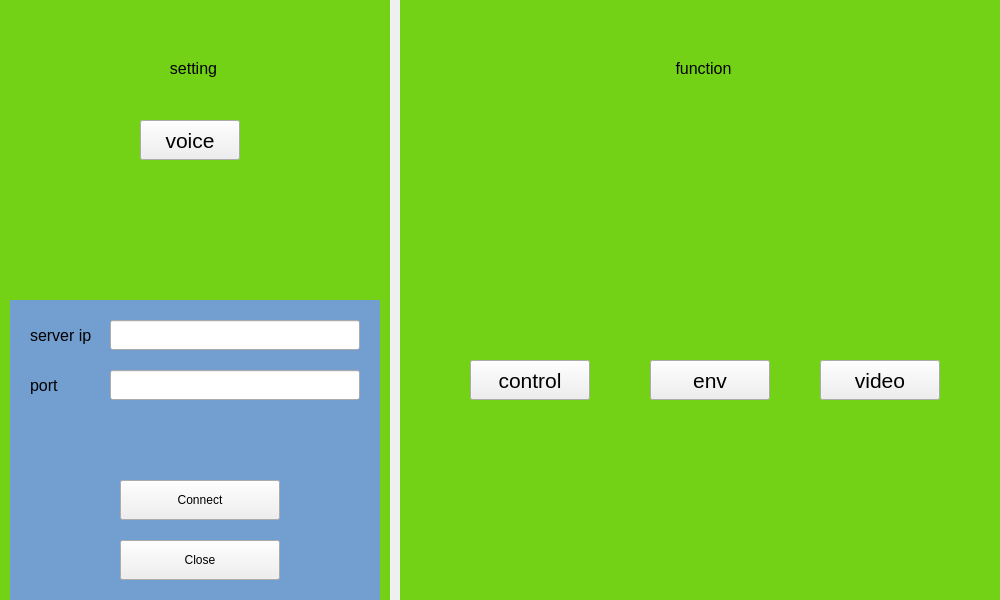
<?xml version="1.0" encoding="UTF-8"?>
<ui version="4.0">
 <class>Menu</class>
 <widget class="QWidget" name="Menu">
  <property name="geometry">
   <rect>
    <x>0</x>
    <y>0</y>
    <width>1000</width>
    <height>600</height>
   </rect>
  </property>
  <property name="windowTitle">
   <string>Menu</string>
  </property>
  <widget class="QLabel" name="label">
   <property name="geometry">
    <rect>
     <x>0</x>
     <y>0</y>
     <width>390</width>
     <height>600</height>
    </rect>
   </property>
   <property name="styleSheet">
    <string notr="true">background-color: rgb(115, 210, 22);</string>
   </property>
   <property name="text">
    <string/>
   </property>
  </widget>
  <widget class="QLabel" name="label_2">
   <property name="geometry">
    <rect>
     <x>400</x>
     <y>0</y>
     <width>600</width>
     <height>600</height>
    </rect>
   </property>
   <property name="styleSheet">
    <string notr="true">background-color: rgb(115, 210, 22);</string>
   </property>
   <property name="text">
    <string/>
   </property>
  </widget>
  <widget class="QLabel" name="label_3">
   <property name="geometry">
    <rect>
     <x>160</x>
     <y>60</y>
     <width>67</width>
     <height>17</height>
    </rect>
   </property>
   <property name="font">
    <font>
     <pointsize>12</pointsize>
    </font>
   </property>
   <property name="text">
    <string>setting</string>
   </property>
   <property name="alignment">
    <set>Qt::AlignCenter</set>
   </property>
  </widget>
  <widget class="QLabel" name="label_4">
   <property name="geometry">
    <rect>
     <x>670</x>
     <y>60</y>
     <width>67</width>
     <height>17</height>
    </rect>
   </property>
   <property name="font">
    <font>
     <pointsize>12</pointsize>
    </font>
   </property>
   <property name="text">
    <string>function</string>
   </property>
   <property name="alignment">
    <set>Qt::AlignCenter</set>
   </property>
  </widget>
  <widget class="QPushButton" name="vcBtn">
   <property name="geometry">
    <rect>
     <x>140</x>
     <y>120</y>
     <width>100</width>
     <height>40</height>
    </rect>
   </property>
   <property name="font">
    <font>
     <pointsize>16</pointsize>
    </font>
   </property>
   <property name="text">
    <string>voice</string>
   </property>
  </widget>
  <widget class="QLabel" name="label_5">
   <property name="geometry">
    <rect>
     <x>10</x>
     <y>300</y>
     <width>370</width>
     <height>300</height>
    </rect>
   </property>
   <property name="styleSheet">
    <string notr="true">background-color: rgb(114, 159, 207);</string>
   </property>
   <property name="text">
    <string/>
   </property>
  </widget>
  <widget class="QLineEdit" name="portEdit">
   <property name="geometry">
    <rect>
     <x>110</x>
     <y>370</y>
     <width>250</width>
     <height>30</height>
    </rect>
   </property>
   <property name="font">
    <font>
     <pointsize>12</pointsize>
    </font>
   </property>
  </widget>
  <widget class="QLabel" name="label_7">
   <property name="geometry">
    <rect>
     <x>30</x>
     <y>370</y>
     <width>80</width>
     <height>30</height>
    </rect>
   </property>
   <property name="font">
    <font>
     <pointsize>12</pointsize>
    </font>
   </property>
   <property name="text">
    <string>port</string>
   </property>
  </widget>
  <widget class="QLineEdit" name="ipEdit">
   <property name="geometry">
    <rect>
     <x>110</x>
     <y>320</y>
     <width>250</width>
     <height>30</height>
    </rect>
   </property>
   <property name="font">
    <font>
     <pointsize>12</pointsize>
    </font>
   </property>
  </widget>
  <widget class="QLabel" name="label_6">
   <property name="geometry">
    <rect>
     <x>30</x>
     <y>320</y>
     <width>80</width>
     <height>30</height>
    </rect>
   </property>
   <property name="font">
    <font>
     <pointsize>12</pointsize>
    </font>
   </property>
   <property name="text">
    <string>server ip</string>
   </property>
  </widget>
  <widget class="QPushButton" name="cntBtn">
   <property name="geometry">
    <rect>
     <x>120</x>
     <y>480</y>
     <width>160</width>
     <height>40</height>
    </rect>
   </property>
   <property name="text">
    <string>Connect</string>
   </property>
  </widget>
  <widget class="QPushButton" name="discntBtn">
   <property name="geometry">
    <rect>
     <x>120</x>
     <y>540</y>
     <width>160</width>
     <height>40</height>
    </rect>
   </property>
   <property name="text">
    <string>Close</string>
   </property>
  </widget>
  <widget class="QPushButton" name="ctlBtn">
   <property name="geometry">
    <rect>
     <x>470</x>
     <y>360</y>
     <width>120</width>
     <height>40</height>
    </rect>
   </property>
   <property name="font">
    <font>
     <pointsize>16</pointsize>
    </font>
   </property>
   <property name="text">
    <string>control</string>
   </property>
  </widget>
  <widget class="QPushButton" name="envBtn">
   <property name="geometry">
    <rect>
     <x>650</x>
     <y>360</y>
     <width>120</width>
     <height>40</height>
    </rect>
   </property>
   <property name="font">
    <font>
     <pointsize>16</pointsize>
    </font>
   </property>
   <property name="text">
    <string>env</string>
   </property>
  </widget>
  <widget class="QPushButton" name="mntBtn">
   <property name="geometry">
    <rect>
     <x>820</x>
     <y>360</y>
     <width>120</width>
     <height>40</height>
    </rect>
   </property>
   <property name="font">
    <font>
     <pointsize>16</pointsize>
    </font>
   </property>
   <property name="text">
    <string>video</string>
   </property>
  </widget>
 </widget>
 <layoutdefault spacing="6" margin="11"/>
 <resources/>
 <connections/>
</ui>
